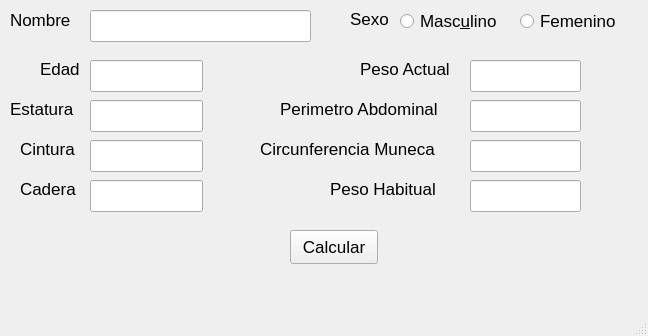
<?xml version="1.0" encoding="UTF-8"?>
<ui version="4.0">
 <class>MainWindow</class>
 <widget class="QMainWindow" name="MainWindow">
  <property name="geometry">
   <rect>
    <x>0</x>
    <y>0</y>
    <width>648</width>
    <height>336</height>
   </rect>
  </property>
  <property name="font">
   <font>
    <pointsize>13</pointsize>
   </font>
  </property>
  <property name="windowTitle">
   <string>MainWindow</string>
  </property>
  <widget class="QWidget" name="centralwidget">
   <widget class="QLabel" name="label">
    <property name="geometry">
     <rect>
      <x>10</x>
      <y>10</y>
      <width>71</width>
      <height>20</height>
     </rect>
    </property>
    <property name="font">
     <font>
      <pointsize>13</pointsize>
     </font>
    </property>
    <property name="text">
     <string>Nombre</string>
    </property>
   </widget>
   <widget class="QLabel" name="label_2">
    <property name="geometry">
     <rect>
      <x>350</x>
      <y>10</y>
      <width>57</width>
      <height>18</height>
     </rect>
    </property>
    <property name="text">
     <string>Sexo</string>
    </property>
   </widget>
   <widget class="QLineEdit" name="nombre">
    <property name="geometry">
     <rect>
      <x>90</x>
      <y>10</y>
      <width>221</width>
      <height>32</height>
     </rect>
    </property>
    <property name="text">
     <string/>
    </property>
   </widget>
   <widget class="QRadioButton" name="masculino">
    <property name="geometry">
     <rect>
      <x>400</x>
      <y>10</y>
      <width>104</width>
      <height>22</height>
     </rect>
    </property>
    <property name="text">
     <string>Masc&amp;ulino</string>
    </property>
   </widget>
   <widget class="QRadioButton" name="femenino">
    <property name="geometry">
     <rect>
      <x>520</x>
      <y>10</y>
      <width>104</width>
      <height>22</height>
     </rect>
    </property>
    <property name="text">
     <string>Femenino</string>
    </property>
   </widget>
   <widget class="QLabel" name="label_3">
    <property name="geometry">
     <rect>
      <x>360</x>
      <y>60</y>
      <width>101</width>
      <height>18</height>
     </rect>
    </property>
    <property name="text">
     <string>Peso Actual</string>
    </property>
   </widget>
   <widget class="QLineEdit" name="peso_actual">
    <property name="geometry">
     <rect>
      <x>470</x>
      <y>60</y>
      <width>111</width>
      <height>32</height>
     </rect>
    </property>
   </widget>
   <widget class="QLabel" name="label_4">
    <property name="geometry">
     <rect>
      <x>40</x>
      <y>60</y>
      <width>57</width>
      <height>18</height>
     </rect>
    </property>
    <property name="text">
     <string>Edad</string>
    </property>
   </widget>
   <widget class="QLineEdit" name="edad">
    <property name="geometry">
     <rect>
      <x>90</x>
      <y>60</y>
      <width>113</width>
      <height>32</height>
     </rect>
    </property>
   </widget>
   <widget class="QLabel" name="label_5">
    <property name="geometry">
     <rect>
      <x>10</x>
      <y>100</y>
      <width>71</width>
      <height>18</height>
     </rect>
    </property>
    <property name="text">
     <string>Estatura</string>
    </property>
   </widget>
   <widget class="QLabel" name="label_6">
    <property name="geometry">
     <rect>
      <x>20</x>
      <y>140</y>
      <width>71</width>
      <height>18</height>
     </rect>
    </property>
    <property name="text">
     <string>Cintura</string>
    </property>
   </widget>
   <widget class="QLabel" name="label_7">
    <property name="geometry">
     <rect>
      <x>20</x>
      <y>180</y>
      <width>61</width>
      <height>18</height>
     </rect>
    </property>
    <property name="text">
     <string>Cadera</string>
    </property>
   </widget>
   <widget class="QLabel" name="label_8">
    <property name="geometry">
     <rect>
      <x>280</x>
      <y>100</y>
      <width>181</width>
      <height>18</height>
     </rect>
    </property>
    <property name="text">
     <string>Perimetro Abdominal</string>
    </property>
   </widget>
   <widget class="QLabel" name="label_9">
    <property name="geometry">
     <rect>
      <x>260</x>
      <y>140</y>
      <width>201</width>
      <height>18</height>
     </rect>
    </property>
    <property name="text">
     <string>Circunferencia Muneca</string>
    </property>
   </widget>
   <widget class="QLineEdit" name="estatura">
    <property name="geometry">
     <rect>
      <x>90</x>
      <y>100</y>
      <width>113</width>
      <height>32</height>
     </rect>
    </property>
   </widget>
   <widget class="QLineEdit" name="cintura">
    <property name="geometry">
     <rect>
      <x>90</x>
      <y>140</y>
      <width>113</width>
      <height>32</height>
     </rect>
    </property>
   </widget>
   <widget class="QLineEdit" name="perimetro_abdominal">
    <property name="geometry">
     <rect>
      <x>470</x>
      <y>100</y>
      <width>111</width>
      <height>32</height>
     </rect>
    </property>
   </widget>
   <widget class="QLineEdit" name="circunferencia_mun">
    <property name="geometry">
     <rect>
      <x>470</x>
      <y>140</y>
      <width>111</width>
      <height>32</height>
     </rect>
    </property>
   </widget>
   <widget class="QLineEdit" name="cadera">
    <property name="geometry">
     <rect>
      <x>90</x>
      <y>180</y>
      <width>113</width>
      <height>32</height>
     </rect>
    </property>
   </widget>
   <widget class="QPushButton" name="Calcular">
    <property name="geometry">
     <rect>
      <x>290</x>
      <y>230</y>
      <width>88</width>
      <height>34</height>
     </rect>
    </property>
    <property name="text">
     <string>Calcular</string>
    </property>
   </widget>
   <widget class="QLineEdit" name="peso_habitual">
    <property name="geometry">
     <rect>
      <x>470</x>
      <y>180</y>
      <width>111</width>
      <height>32</height>
     </rect>
    </property>
    <property name="text">
     <string/>
    </property>
   </widget>
   <widget class="QLabel" name="label_10">
    <property name="geometry">
     <rect>
      <x>330</x>
      <y>180</y>
      <width>121</width>
      <height>18</height>
     </rect>
    </property>
    <property name="text">
     <string>Peso Habitual</string>
    </property>
   </widget>
  </widget>
  <widget class="QMenuBar" name="menubar">
   <property name="geometry">
    <rect>
     <x>0</x>
     <y>0</y>
     <width>648</width>
     <height>30</height>
    </rect>
   </property>
  </widget>
  <widget class="QStatusBar" name="statusbar"/>
 </widget>
 <resources/>
 <connections/>
</ui>
